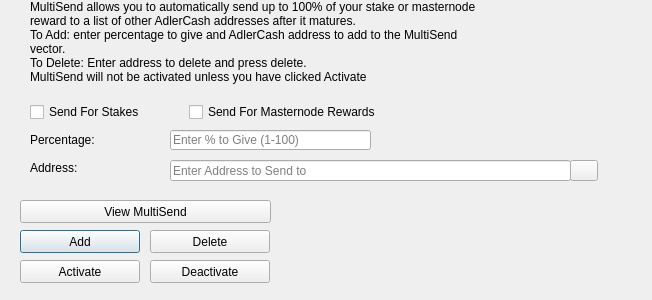
<?xml version="1.0" encoding="UTF-8"?>
<ui version="4.0">
 <class>MultiSendDialog</class>
 <widget class="QDialog" name="MultiSendDialog">
  <property name="windowModality">
   <enum>Qt::NonModal</enum>
  </property>
  <property name="geometry">
   <rect>
    <x>0</x>
    <y>0</y>
    <width>652</width>
    <height>300</height>
   </rect>
  </property>
  <property name="windowTitle">
   <string>MultiSend</string>
  </property>
  <widget class="QLineEdit" name="multiSendPercentEdit">
   <property name="geometry">
    <rect>
     <x>170</x>
     <y>130</y>
     <width>201</width>
     <height>20</height>
    </rect>
   </property>
   <property name="toolTip">
    <string>Enter whole numbers 1 - 100</string>
   </property>
   <property name="placeholderText">
    <string>Enter % to Give (1-100)</string>
   </property>
  </widget>
  <widget class="QLineEdit" name="multiSendAddressEdit">
   <property name="geometry">
    <rect>
     <x>170</x>
     <y>160</y>
     <width>401</width>
     <height>21</height>
    </rect>
   </property>
   <property name="toolTip">
    <string/>
   </property>
   <property name="placeholderText">
    <string>Enter Address to Send to</string>
   </property>
  </widget>
  <widget class="QLabel" name="label_2">
   <property name="geometry">
    <rect>
     <x>30</x>
     <y>0</y>
     <width>451</width>
     <height>121</height>
    </rect>
   </property>
   <property name="lineWidth">
    <number>1</number>
   </property>
   <property name="text">
    <string>MultiSend allows you to automatically send up to 100% of your stake or masternode reward to a list of other AdlerCash addresses after it matures.
To Add: enter percentage to give and AdlerCash address to add to the MultiSend vector.
To Delete: Enter address to delete and press delete.
MultiSend will not be activated unless you have clicked Activate</string>
   </property>
   <property name="alignment">
    <set>Qt::AlignLeading|Qt::AlignLeft|Qt::AlignTop</set>
   </property>
   <property name="wordWrap">
    <bool>true</bool>
   </property>
  </widget>
  <widget class="QLabel" name="message">
   <property name="geometry">
    <rect>
     <x>290</x>
     <y>200</y>
     <width>351</width>
     <height>91</height>
    </rect>
   </property>
   <property name="text">
    <string/>
   </property>
  </widget>
  <widget class="QPushButton" name="addButton">
   <property name="geometry">
    <rect>
     <x>20</x>
     <y>230</y>
     <width>120</width>
     <height>23</height>
    </rect>
   </property>
   <property name="toolTip">
    <string/>
   </property>
   <property name="statusTip">
    <string>Add to MultiSend Vector</string>
   </property>
   <property name="text">
    <string>Add</string>
   </property>
  </widget>
  <widget class="QPushButton" name="disableButton">
   <property name="geometry">
    <rect>
     <x>150</x>
     <y>260</y>
     <width>120</width>
     <height>23</height>
    </rect>
   </property>
   <property name="statusTip">
    <string>Deactivate MultiSend</string>
   </property>
   <property name="text">
    <string>Deactivate</string>
   </property>
  </widget>
  <widget class="QPushButton" name="addressBookButton">
   <property name="geometry">
    <rect>
     <x>570</x>
     <y>160</y>
     <width>28</width>
     <height>21</height>
    </rect>
   </property>
   <property name="toolTip">
    <string>Choose an address from the address book</string>
   </property>
   <property name="text">
    <string/>
   </property>
   <property name="icon">
    <iconset resource="../AdlerCash.qrc">
     <normaloff>:/icons/address-book</normaloff>:/icons/address-book</iconset>
   </property>
   <property name="shortcut">
    <string>Alt+A</string>
   </property>
   <property name="autoDefault">
    <bool>false</bool>
   </property>
  </widget>
  <widget class="QLabel" name="label">
   <property name="geometry">
    <rect>
     <x>30</x>
     <y>130</y>
     <width>121</width>
     <height>20</height>
    </rect>
   </property>
   <property name="toolTip">
    <string>Percentage of stake to send</string>
   </property>
   <property name="text">
    <string>Percentage:</string>
   </property>
  </widget>
  <widget class="QLabel" name="label_5">
   <property name="geometry">
    <rect>
     <x>30</x>
     <y>160</y>
     <width>111</width>
     <height>16</height>
    </rect>
   </property>
   <property name="toolTip">
    <string>Address to send portion of stake to</string>
   </property>
   <property name="text">
    <string>Address:</string>
   </property>
  </widget>
  <widget class="QPushButton" name="deleteButton">
   <property name="geometry">
    <rect>
     <x>150</x>
     <y>230</y>
     <width>120</width>
     <height>23</height>
    </rect>
   </property>
   <property name="toolTip">
    <string/>
   </property>
   <property name="statusTip">
    <string>Delete Address From MultiSend Vector</string>
   </property>
   <property name="text">
    <string>Delete</string>
   </property>
  </widget>
  <widget class="QPushButton" name="activateButton">
   <property name="geometry">
    <rect>
     <x>20</x>
     <y>260</y>
     <width>120</width>
     <height>23</height>
    </rect>
   </property>
   <property name="statusTip">
    <string>Activate MultiSend</string>
   </property>
   <property name="text">
    <string>Activate</string>
   </property>
  </widget>
  <widget class="QPushButton" name="viewButton">
   <property name="geometry">
    <rect>
     <x>20</x>
     <y>200</y>
     <width>251</width>
     <height>23</height>
    </rect>
   </property>
   <property name="toolTip">
    <string/>
   </property>
   <property name="statusTip">
    <string>View MultiSend Vector</string>
   </property>
   <property name="text">
    <string>View MultiSend</string>
   </property>
  </widget>
  <widget class="QWidget" name="horizontalLayoutWidget">
   <property name="geometry">
    <rect>
     <x>30</x>
     <y>100</y>
     <width>351</width>
     <height>24</height>
    </rect>
   </property>
   <layout class="QHBoxLayout" name="horizontalLayout">
    <item>
     <widget class="QCheckBox" name="multiSendStakeCheckBox">
      <property name="text">
       <string>Send For Stakes</string>
      </property>
     </widget>
    </item>
    <item>
     <widget class="QCheckBox" name="multiSendMasternodeCheckBox">
      <property name="text">
       <string>Send For Masternode Rewards</string>
      </property>
     </widget>
    </item>
   </layout>
  </widget>
 </widget>
 <resources>
  <include location="../AdlerCash.qrc"/>
 </resources>
 <connections/>
</ui>
